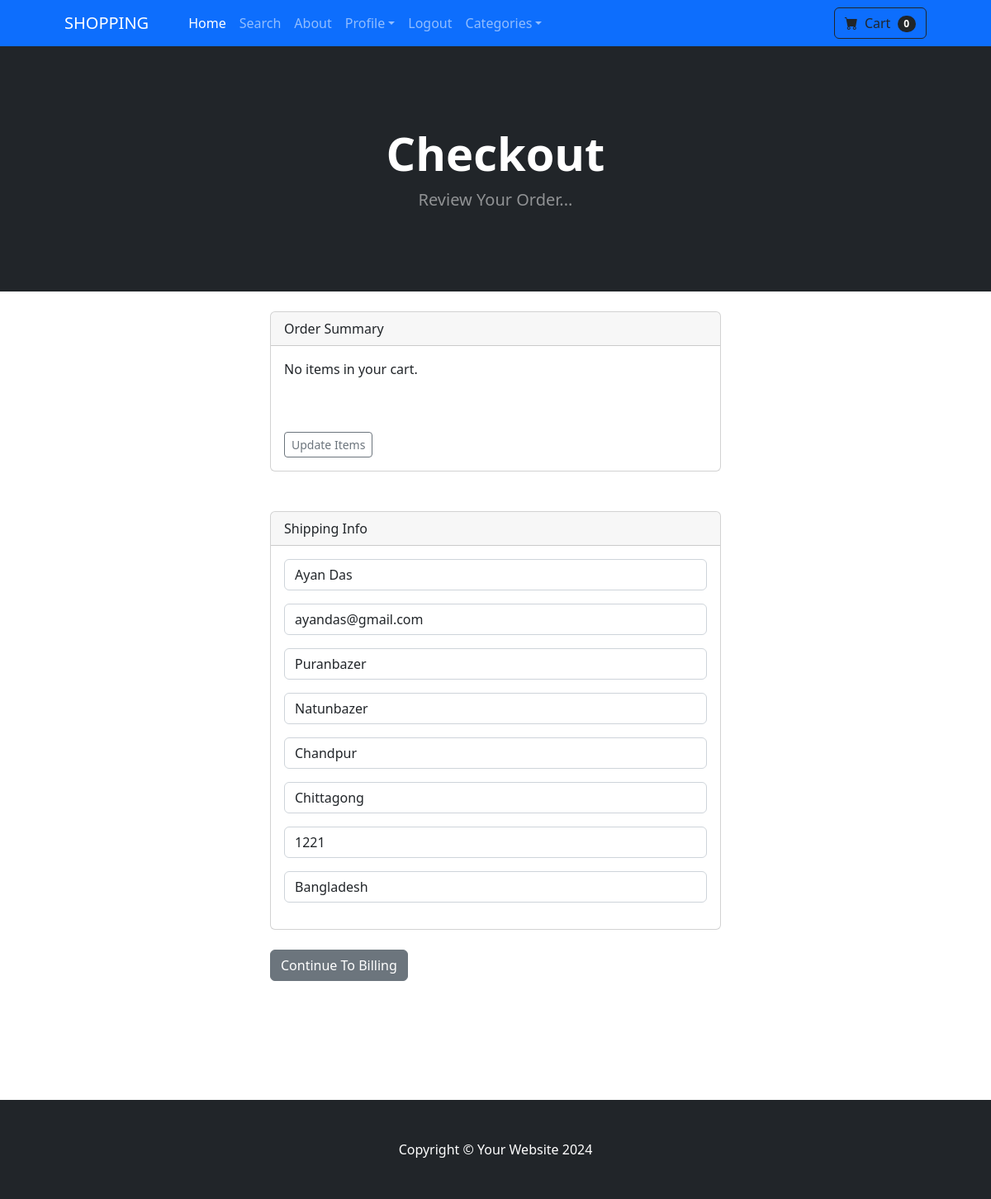
The page /payment/checkout/ (signed in) on the database its author committed.
### payment/models.py (models this page shows, shortened)
class ShippingAddress(models.Model):
    DIVISION_CHOICES = (
        ('Dhaka', 'Dhaka'),
        ('Chittagong', 'Chittagong'),
        ('Rajshahi', 'Rajshahi'),
        ('Khulna', 'Khulna'),
        ('Barishal', 'Barishal'),
        ('Sylhet', 'Sylhet'),
        ('Rangpur', 'Rangpur'),
        ('Mymensingh', 'Mymensingh'),
    )
    user = models.ForeignKey(User, on_delete=models.CASCADE, null=True, blank=True)
    shipping_full_name = models.CharField(max_length=255)
    shipping_email = models.EmailField()
    shipping_address1 = models.CharField(max_length=255)
    shipping_address2 = models.CharField(max_length=255)
    shipping_city = models.CharField(max_length=255)
    shipping_division = models.CharField(max_length=255, choices=DIVISION_CHOICES)
    shipping_zipcode = models.CharField(max_length=255)
    shipping_country = models.CharField(max_length=255, default="Bangladesh")
    class Meta:
        verbose_name_plural = "Shipping Addresses"

### payment/views.py (the view)
# urls.py: path('checkout/', views.checkout, name='checkout'),
def checkout(request):
    cart = Cart(request)
    cart_products = cart.get_products
    quantities = cart.get_quantities
    totals = cart.cart_total()
    if request.user.is_authenticated:
        shipping_user, created = ShippingAddress.objects.get_or_create(user=request.user)
        shipping_form = ShippingForm(request.POST or None, instance=shipping_user)
    else:
        shipping_form = ShippingForm(request.POST or None)
    return render(request, 'payment/checkout.html', {
        'cart_products': cart_products,
        'quantities': quantities,
        'totals': totals,
        'shipping_form': shipping_form
    })

### cart/cart.py (called while the page is built, shortened)
    def cart_total(self):
        product_ids=self.cart.keys()
        products=Product.objects.filter(id__in=product_ids)
        quantities=self.cart
        total=0
        return total

    def __len__(self):
        return len(self.cart)

    def get_products(self):
        product_ids=self.cart.keys()
        products=Product.objects.filter(id__in=product_ids)
        return products

### cart/context_processors.py (called while the page is built)
def cart(request):
    return {'cart': Cart(request)}

### payment/templates/payment/checkout.html (shortened to what this page needs)
{% extends 'base.html' %}
{% block content %}
        <header class="bg-dark py-5">
            <div class="container px-4 px-lg-5 my-5">
                <div class="text-center text-white">
                    <h1 class="display-4 fw-bolder">Checkout</h1>
                    <p class="lead fw-normal text-white-50 mb-0">Review Your Order...</p>
                </div>
            </div>
        </header>
        <br>
        <div class="container">
            <div class="row">
                <div class="col-md-6 offset-md-3">
                    <div class="card">
                        <div class="card-header">
                          Order Summary
                        </div>
                        <div class="card-body">
                            {% if cart_products %}
                                {% for product in cart_products %}
                                   {{product.name}}:
                                     {% if product.is_sale %}
                                       ${{product.sale_price}}
                                    {% else %}
                                       ${{product.price}}
                                    {% endif %}
                                   <br>
                                 <small>Quantity:
                                  {% for key, value in quantities.items %}
                                   {% if key == product.id|slugify %}
                                      {{value}}
                                   {% endif %}
                                {% endfor %}</small>
                                 <br><br>
                                {% endfor %}
                                Total: ${{totals}}
                            {% else %}
                                <p>No items in your cart.</p>
                            {% endif %}
                            <br> <br>
                            <a href="{% url 'cart_summary' %}" class="btn btn-sm btn-outline-secondary">Update Items</a>
                        </div>
                      </div>
                      <br><br>
                      <div class="card">
                        <div class="card-header">
                          Shipping Info
                        </div>
                        <div class="card-body">
                        <form action="{% url 'billing_info' %}" method="POST">
                          {{shipping_form.as_p}}
                        </div>
                      </div>
                      <br>
                      <button type="submit" class="btn btn-secondary">Continue To Billing</button>
                </div>
            </div>
        </div>
<br><br><br><br><br><br>
{% endblock content %}

### rows shown on the page
ShippingAddress: shipping_full_name "Ayan Das", shipping_email "ayandas@gmail.com", shipping_address1 "Puranbazer", shipping_address2 "Natunbazer", shipping_city "Chandpur", shipping_division "Chittagong", shipping_zipcode "1221", shipping_country "Bangladesh"

### other values the page prints
{{ cart|length }} "0"
